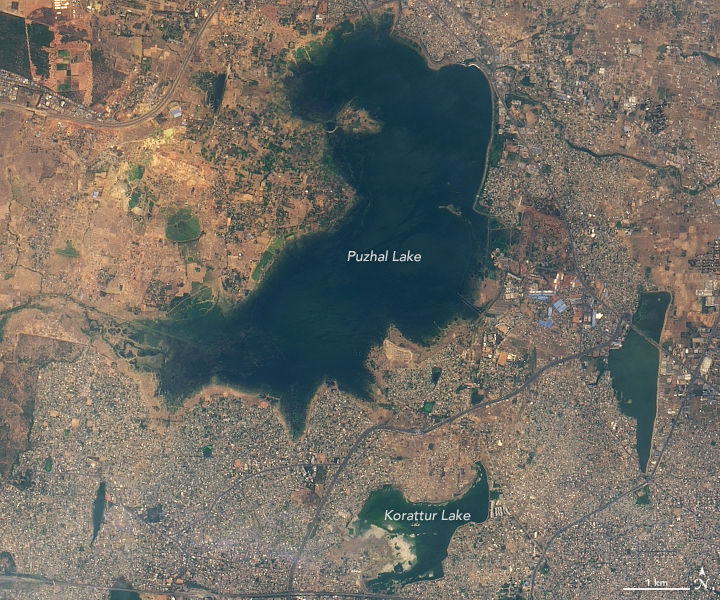
#> input picture chennai_oli_2018151.jpg, 720 x 600 px, found by its file name
$ python change.py   (Python 2 division)   (older library calls are emulated)
#> lines starting #> are read from the running program, lines starting #| are printed output that depends on the picture
# -*- coding: utf-8 -*-
"""
Created on Thu Apr 23 23:13:45 2020

@author: admin
"""

import cv2
import numpy as np
from sklearn.cluster import KMeans
from sklearn.decomposition import PCA
from collections import Counter
from scipy.misc import imread, imresize, imsave

def find_vector_set(diff_image, new_size):

    i = 0
    j = 0
    vector_set = np.zeros((int(new_size[0] * new_size[1] / 25), 25))
    while i < vector_set.shape[0]:
        while j < new_size[0]:
            k = 0
            while k < new_size[1]:
                block   = diff_image[j:j+5, k:k+5]
                feature = block.ravel()
                vector_set[i, :] = feature
                k = k + 5
            j = j + 5
        i = i + 1

    mean_vec   = np.mean(vector_set, axis = 0)
    vector_set = vector_set - mean_vec
    return vector_set, mean_vec

def find_FVS(EVS, diff_image, mean_vec, new):

    i = 2
    feature_vector_set = []

    while i < new[0] - 2:
        j = 2
        while j < new[1] - 2:
            block = diff_image[i-2:i+3, j-2:j+3]
            feature = block.flatten()
            feature_vector_set.append(feature)
            j = j+1
        i = i+1

    FVS = np.dot(feature_vector_set, EVS)
    FVS = FVS - mean_vec
    print "\nfeature vector space size", FVS.shape
    return FVS

def clustering(FVS, components, new):

    kmeans = KMeans(components, verbose = 0)
    kmeans.fit(FVS)
    output = kmeans.predict(FVS)
    count  = Counter(output)

    least_index = min(count, key = count.get)
    change_map  = np.reshape(output,(new[0] - 4, new[1] - 4))
    return least_index, change_map

def find_PCAKmeans(imagepath1, imagepath2):

    image1 = imread(imagepath1)
#> image1 is the input picture: shape (600, 720, 3); mean R, G, B 114, 109.6, 101.1
    image2 = imread(imagepath2)
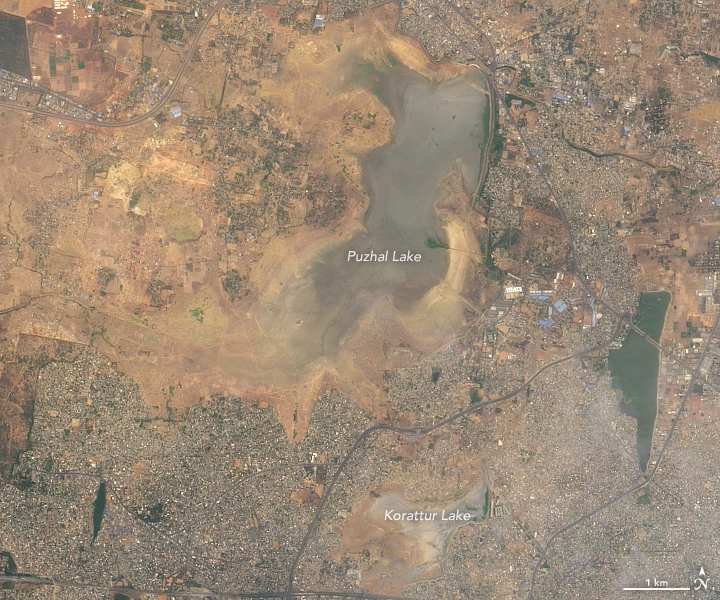
#> input picture chennai_oli_2019170.jpg, 720 x 600 px, found by its file name
#> image2 is the input picture: shape (600, 720, 3); mean R, G, B 155.5, 137.1, 117.5

    new_size = np.asarray(image1.shape) / 5
#> new_size = [120, 144, 0]
    new_size = new_size.astype(int) * 5
#> new_size = [600, 720, 0]
    image1 = imresize(image1, (new_size)).astype(np.int16)
    image2 = imresize(image2, (new_size)).astype(np.int16)

    diff_image = abs(image1 - image2)
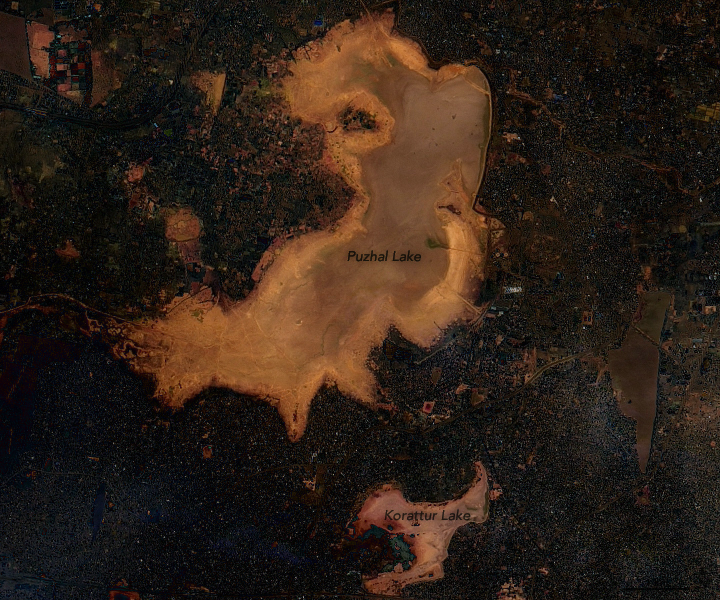
#> diff_image: shape (600, 720, 3) int16; mean R, G, B 45.6, 32.3, 23.2
    imsave('diff.jpg', diff_image)

    vector_set, mean_vec = find_vector_set(diff_image, new_size)
#> after the loop in find_vector_set, `while i < vector_set.shape[0]:`: i = 0
    pca     = PCA()
    pca.fit(vector_set)
    EVS = pca.components_

    FVS     = find_FVS(EVS, diff_image, mean_vec, new_size)
    components = 3
    least_index, change_map = clustering(FVS, components, new_size)

    change_map[change_map == least_index] = 255
    change_map[change_map != 255] = 0

    change_map = change_map.astype(np.uint8)
    kernel     = np.asarray(((0,0,1,0,0),
                             (0,1,1,1,0),
                             (1,1,1,1,1),
                             (0,1,1,1,0),
                             (0,0,1,0,0)), dtype=np.uint8)
    cleanChangeMap = cv2.erode(change_map,kernel)
    imsave("changemap.jpg", change_map)
    imsave("cleanchangemap.jpg", cleanChangeMap)

if __name__ == "__main__":
    a = 'D:\TNSCT-project\puzhal\chennai_oli_2018151.jpg'
    b = 'D:\TNSCT-project\puzhal\chennai_oli_2019170.jpg'
#> (the run stopped early here; a loop or call above may not have finished)
